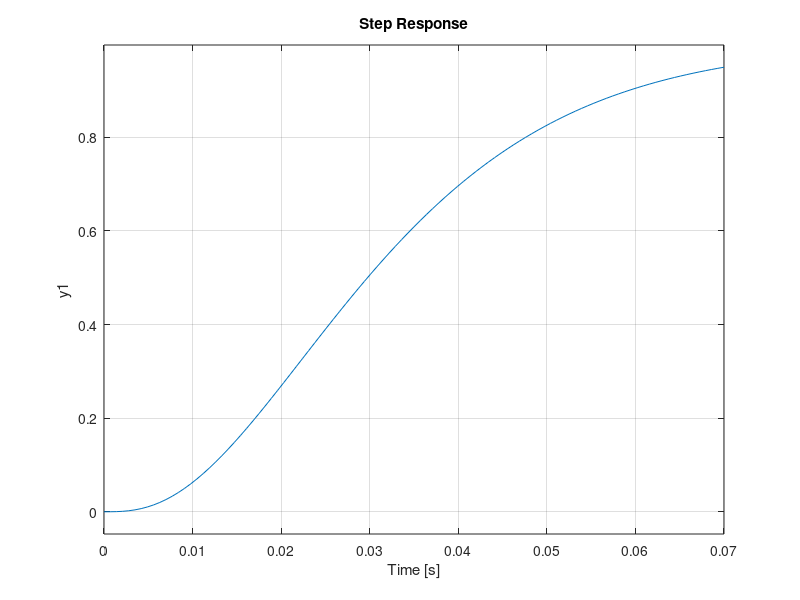
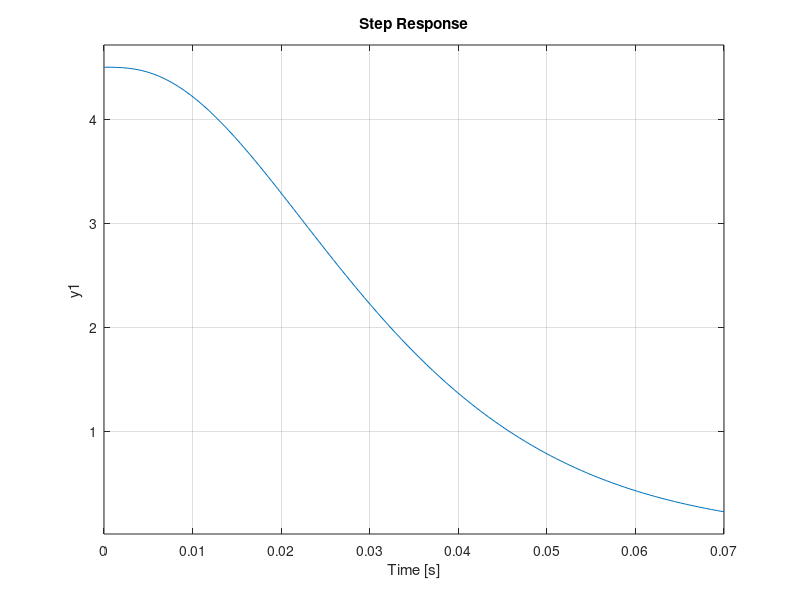

MATLAB code to generate these figures, in order: (Note: this script raises an error after producing the figures.)
Ra=0.92;
La=10^(-3);
Ke=0.296;
Kt=0.294;
J=7*10^(-4);
Bf=3.35*10^(-4);
KPWM=38.46;
A=[-Ra/La, -Ke/La, 0; 
    Kt/J , -Bf/J , 0; 
    0    , 1     , 0];
B=[KPWM/La ; 0 ; 0];
C=[ 0 0 1];
D=[0];
Co=ctrb(A,B)
rank(Co)
p1=-89.9132
p2=-53.9855
K=acker(A,B,[p1, p1,p1])
F=inv(C*inv(-A+B*K)*B)
sys_re_filt=ss(A-B*K,B*F,C,D); %sistem dupa F
figure,step(sys_re_filt)
[num,den]=ss2tf(A-B*K,B*F,C,D);
Ho=zpk(tf(num,den))
Hd=Ho/(1-Ho)
Hr=feedback(1,Hd)

Hr=1-Ho
figure,step(100*F*Hr)
%%
syms a b c
Ks=[0 0 1]*inv(ctrb(A,B))*(A-a*eye(3))*(A-b*eye(3))*(A-c*eye(3))
Fs=inv(C*inv(-A+B*Ks)*B)
%%
L=acker(A', C', [-899.132, -899.132, -899.132])'
%Aco  = [-Ra/La, -Ke/La, 0, -K(1)*KPWM/La,-K(2)*KPWM/La,-K(3)*KPWM/La;
        %Kt/J , -Bf/J , 0, 0, 0, 0;
        %0    , 1     , 0, 0, 0, 0;
        %0    , 0     , L(1) -Ra/La, -Ke/La, -L(1);
        %0    , 0     , L(2) Kt/J , -Bf/J , -L(2);
        %0    , 0     , L(3) 0    , 1     , -L(3)]

Aco=[A, -B*K; L*C A-L*C]
Bco  = [F*B; zeros(size(B))];
Cco  = [C, zeros(size(C))];
Dco  = 0;
sys = ss(Aco, Bco, Cco, Dco)
step(sys)
%%
Te=4/3*1e-4;
Hd1=tf([KPWM/La KPWM/La*Bf/J],[1 Ra/La+Bf/J Ra/La*Bf/J+Ke/La*Kt/J])
Hd2=tf([KPWM/La*Kt/J],[1 Ra/La+Bf/J Ra/La*Bf/J+Ke/La*Kt/J])
Hd3=tf([Kt/J*KPWM/La],[1 Ra/La+Bf/J Ra/La*Bf/J+Ke/La*Kt/J 0])
Hr=feedback(1,Hd1*K(1)+Hd2*K(2)+Hd3*K(3))
Hr=1/(1+Hd1*K(1)+Hd2*K(2)+Hd3*K(3))
step(100*F*Hr)
title("Poli -22")

